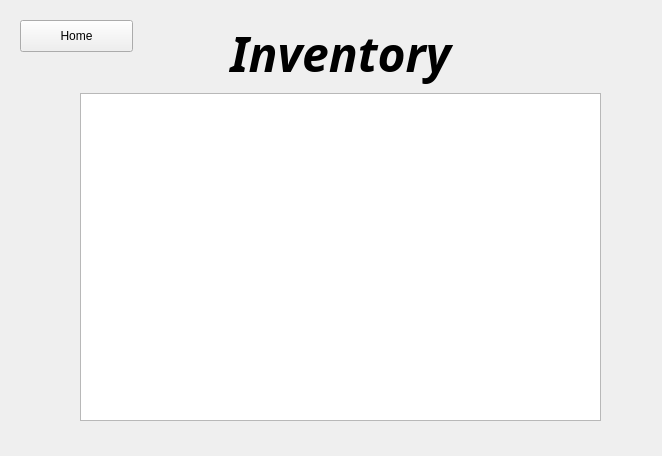
<?xml version="1.0" encoding="UTF-8"?>
<ui version="4.0">
 <class>Form</class>
 <widget class="QWidget" name="Form">
  <property name="geometry">
   <rect>
    <x>0</x>
    <y>0</y>
    <width>662</width>
    <height>456</height>
   </rect>
  </property>
  <property name="windowTitle">
   <string>Form</string>
  </property>
  <widget class="QPushButton" name="pushButton">
   <property name="geometry">
    <rect>
     <x>20</x>
     <y>20</y>
     <width>113</width>
     <height>32</height>
    </rect>
   </property>
   <property name="text">
    <string>Home</string>
   </property>
  </widget>
  <widget class="QWidget" name="layoutWidget">
   <property name="geometry">
    <rect>
     <x>80</x>
     <y>20</y>
     <width>521</width>
     <height>401</height>
    </rect>
   </property>
   <layout class="QVBoxLayout" name="verticalLayout">
    <item>
     <widget class="QLabel" name="label">
      <property name="font">
       <font>
        <family>Optima</family>
        <pointsize>36</pointsize>
        <weight>75</weight>
        <italic>true</italic>
        <bold>true</bold>
       </font>
      </property>
      <property name="text">
       <string>Inventory</string>
      </property>
      <property name="alignment">
       <set>Qt::AlignCenter</set>
      </property>
     </widget>
    </item>
    <item>
     <layout class="QGridLayout" name="gridLayout">
      <item row="0" column="0">
       <widget class="QTableWidget" name="tableWidget"/>
      </item>
     </layout>
    </item>
   </layout>
  </widget>
 </widget>
 <resources/>
 <connections/>
</ui>
